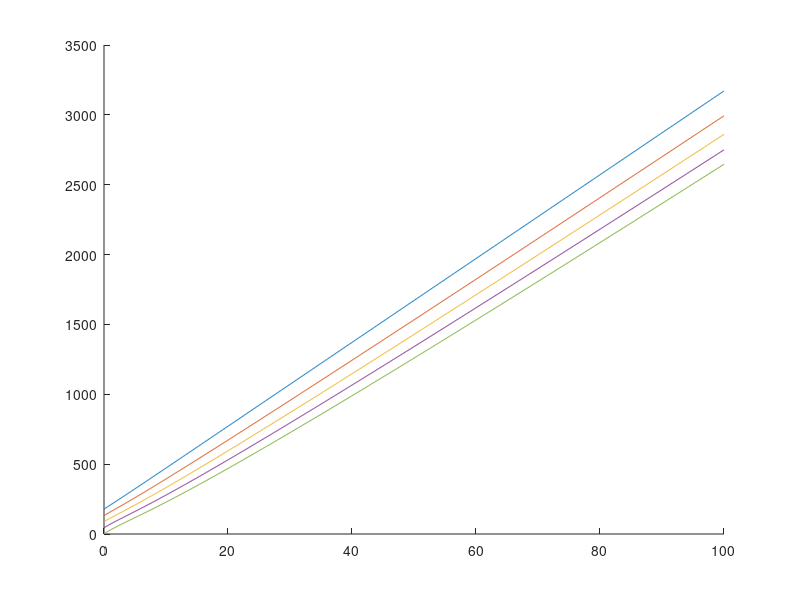
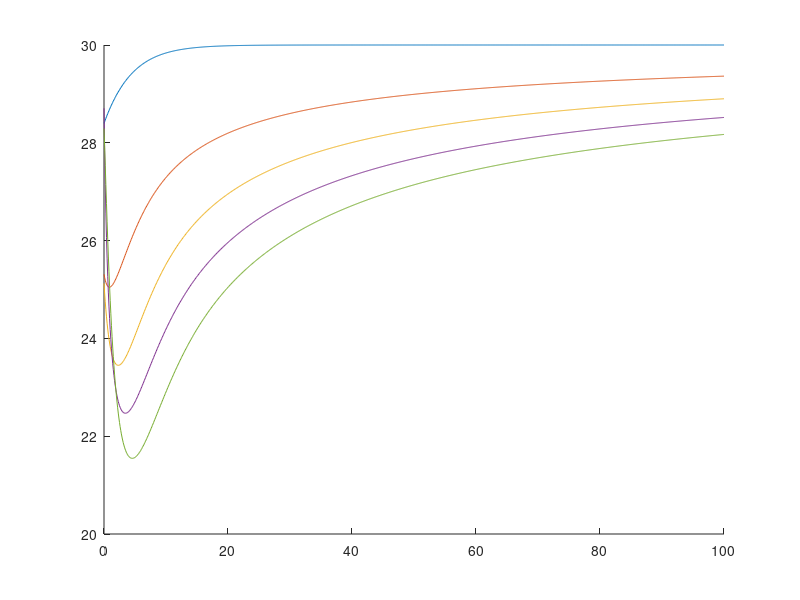
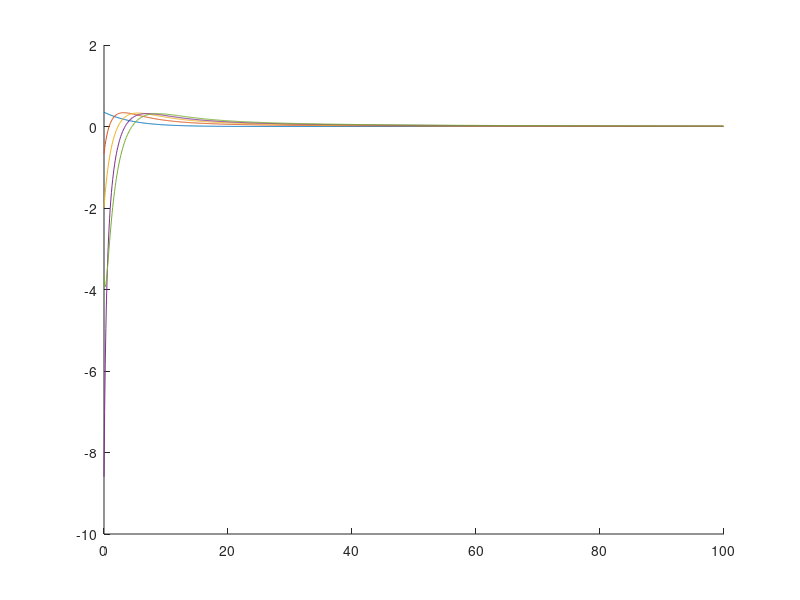

Recreate these plots in MATLAB, in order. (Note: this script raises an error after producing the figures.)


% In the following code I try to simulate human driven vehicle so that we
% can play with Bayesian Linear regression and see how it works. Because
% here we do not use VR, we need to generate vehicle trajectories (mimicing
% humans) in a different way. To do that, we use a car-following model.
% This model is the IDM model (you can google it). Here We will do a simple
% example considering only a single road. Not a merging. Next we initialize
% some parameters for our simulation. 

Simulation_time = 100;
time_step = 0.1;
N = round(Simulation_time / time_step);

v_des = 30;        % desired speed (m/s)
T = 1.5;           % time headway (s)
s0 = 4;            % minimum gap (m), a.k.a. s0 (your "gamma")
num_vehicles = 5;

% --- Initialize
vehicles = struct([]);
for i = 1:num_vehicles
    vehicles(i).id = i;
    vehicles(i).road = 1;

    % Preallocate trajectories
    vehicles(i).pos   = nan(1, N+1);
    vehicles(i).speed = nan(1, N+1);
    vehicles(i).acc   = nan(1, N+1);

    % Initial states
    vehicles(i).pos(1)   = (num_vehicles - i) * (40 + s0) + 4*rand(); % spaced back
    vehicles(i).speed(1) = 25 + (30-25)*rand();                      % 25–30 m/s
    vehicles(i).acc(1)   = 0;

    % IDM params (per vehicle)
    vehicles(i).a     = 2 + (5-2)*rand();     % max accel
    vehicles(i).b     = 1 + (4-1)*rand();     % comfortable decel
    vehicles(i).delta = 3 + (4-3)*rand();     % accel exponent (usually 4)
    vehicles(i).Length = 4 + (6-4)*rand();    % vehicle length (m)

    % Predecessor index (0 = no leader)
    vehicles(i).preceding_vehicle_index = i-1;
end
vehicles(1).preceding_vehicle_index = 0; % leader



% --- Simulation loop. This is the main loop where we update our vehicle
% trajerctories based on the IDM model. Play a little bit to see how each
% variable works. 

% As a next you need to define a trigger condition and based on available
% data train using BLR and predict. In the paper you can find some hint on
% how to select the number of data to train etc. But to make it
% simple you can say if a vehicle passes 60 meters in distance I train
% using data I have. Then we can do some comparisons how the amount of data
% can influence conservatism. 


for t = 1:N
    % Recompute order & predecessors each step (by position)
    [~, order] = sort(arrayfun(@(v) v.pos(t), vehicles), 'descend'); % larger x = ahead
    % Map: who is ahead of whom. We do that in order to easily identify the
    % preceding vehicle. We will do something similar when we have merging,
    % but it will not be the same. 
    inv_order = zeros(1,num_vehicles);
    inv_order(order) = 1:num_vehicles;
    for k = 1:num_vehicles
        rk = inv_order(k); % rank in sorted list
        if rk == 1
            vehicles(k).preceding_vehicle_index = 0; % no leader
        else
            leader_id = order(rk - 1);
            vehicles(k).preceding_vehicle_index = leader_id;
        end
    end

    % Update each vehicle
    for i = 1:num_vehicles
        
        v  = vehicles(i).speed(t);
        %the following 3 parameters are associated with some
        %characteristics of the vehicles (like maximum acceleration or
        %comfortable deceleration) and are used by the IDM model. The
        %parameter del does not have a physical interpretation. Look the
        %IDM model in google to see what this parameter does (it is not
        %important for now tho).
        a0 = vehicles(i).a;
        b0 = vehicles(i).b;
        del= vehicles(i).delta;


        %we check if there is a preceding vehicle. If it is not we need to
        %consider a special case of the IDM which is much simpler(see else)
        if vehicles(i).preceding_vehicle_index >= 1

    % we calculate some parameters needed for the IDM Model
            j = vehicles(i).preceding_vehicle_index;  % leader index
            vL = vehicles(j).speed(t);
            x  = vehicles(i).pos(t);
            xL = vehicles(j).pos(t);

            % actual net spacing s (subtract leader length)
            s  = xL - x - vehicles(j).Length;
            s  = max(s, 1e-3); % avoid divide-by-zero

            dv = v - vL; % positive if approaching
            s_star = s0 + v*T + (v * dv) / (2*sqrt(a0*b0));

            acc = a0 * ( 1 - (v / v_des)^del - (s_star / s)^2 );
        else
            % Leader uses free-road term only
            acc = a0 * ( 1 - (v / v_des)^del );
        end

        % we we update our vehicles state based on the acceleration we
        % obtain from the IDM model.
        vehicles(i).acc(t)     = acc;
        vehicles(i).speed(t+1) = max(0, v + time_step * acc);
        vehicles(i).pos(t+1)   = vehicles(i).pos(t) + time_step * v + 0.5 * time_step^2 * acc;
    end
end


% Here we plot!


figure(1);
hold on 

t=0:time_step:Simulation_time;

for i=1:num_vehicles
    plot(t,vehicles(i).pos);
end

hold off

figure(2);

hold on 

t=0:time_step:Simulation_time;

for i=1:num_vehicles
    plot(t,vehicles(i).speed);
end

hold off

figure(3);

hold on 

t=0:time_step:Simulation_time;

for i=1:num_vehicles
    plot(t,vehicles(i).acc);
end

hold off

%% --- STEP 2: Estimate Newell time-shift parameters τ from IDM trajectories ===
disp("Estimating Newell model parameters (τ) from IDM data...");

% === Basic settings ===
w = 10;                                % backward wave speed (m/s)
t = 0:time_step:Simulation_time;
Tlen = numel(t);
num_vehicles = numel(vehicles);

% === Build initial leader mapping among real HDVs ===
leaders = zeros(Tlen, num_vehicles);
for ti = 1:Tlen
    pos_t = arrayfun(@(v) v.pos(ti), vehicles);
    [~, order] = sort(pos_t, 'descend');  % larger x = ahead
    inv_order = zeros(1, num_vehicles);
    inv_order(order) = 1:num_vehicles;
    for k = 1:num_vehicles
        rk = inv_order(k);
        if rk == 1
            leaders(ti, k) = 0;           % frontmost car → no real leader
        else
            leaders(ti, k) = order(rk - 1);  % immediate car ahead
        end
    end
end

% === Convert HDV positions to matrix ===
P = cell2mat(arrayfun(@(v) v.pos(:), vehicles, 'uni', false));

% === Create virtual leader (Eq. 31–33) for the first HDV ===
split_idx = round(0.8 * Tlen);
tau_bar = 1.5;     % predefined offset  τ̄  ≥ 0
g0      = 10;      % anchor gap ahead of HDV 1  (m)
Pk      = P(:,1);  % HDV 1 trajectory

phi1 = mean(diff(Pk(1:split_idx)) ./ diff(t(1:split_idx)), 'omitnan');
phi1 = phi1(1);  % ensure scalar
% reference time  t0 = start of prediction window
t0   = t(split_idx+1);
% p0: anchor position (ahead of HDV 1 at hand-off)
p0   = Pk(split_idx+1) + g0;
phi0 = p0 - phi1*(t0 - tau_bar);
% virtual leader trajectory  p_{k′}(t) = phi1 * t + phi0
Pvirt0 = phi1 * t(:) + phi0;

% === Insert virtual leader into matrices ===
P = [Pvirt0, P];             % column 1 = virtual, then all real HDVs
num_all = num_vehicles + 1;

leaders_full = zeros(Tlen, num_all);
leaders_full(:,2:end) = leaders;  % shift right
leaders_full(:,1) = 0;            % virtual leader has none
leaders_full(:,2) = 1;            % HDV 1's leader is the virtual
leaders = leaders_full;

% === Split time horizons ===
t_train = t(1:split_idx);
t_test  = t(split_idx+1:end);

% === Pre-allocate taus for all vehicles (including virtual) ===
taus_all = nan(Tlen, num_all);

% === Estimate taus for every follower (including HDV 1 now) ===
for k = 2:num_all   % start at 2 → skip virtual leader itself
    j = leaders(1, k);
    if j < 0, continue; end
    Pj = P(:, j);          % leader trajectory (includes virtual)
    Pk = P(:, k);          % follower trajectory

    Fj = griddedInterpolant(t, Pj, 'pchip');  % smooth leader interp
    guess = 1.5;
    for ii = 1:split_idx
        fun = @(tau) Fj(t(ii)-tau) - w*tau - Pk(ii);
        try
            taus_all(ii, k) = fzero(fun, guess);
            guess = max(0.2, min(3.0, taus_all(ii, k)));
        catch
            taus_all(ii, k) = NaN;
        end
    end
end

disp("tau estimation complete (training 80%, with virtual leader for HDV1).");


%% === STEP 3: BLR training using estimated Newell parameters (τ) ===
disp("Starting BLR training using Newell model parameters...");

% ---- 1. Build dataset from tau estimates ----
[X_all, Y_all] = make_blr_dataset(t, P, leaders, taus_all);

% Remove NaNs (missing samples)
valid_idx = all(isfinite([X_all Y_all]), 2);
X_all = X_all(valid_idx, :);
Y_all = Y_all(valid_idx, :);

% ---- 2. Split into training (80%) and testing (20%) ----
N_all = size(X_all, 1);
N_train = floor(0.8 * N_all);

X_train = X_all(1:N_train, :);
Y_train = Y_all(1:N_train, :);
X_test  = X_all(N_train+1:end, :);
Y_test  = Y_all(N_train+1:end, :);

fprintf("BLR dataset size: %d total, %d train, %d test\n", ...
        N_all, N_train, N_all - N_train);

% ---- 3. Fit BLR model ----
blr_model = blr_fit(X_train, Y_train);
disp("BLR model trained successfully.");
disp("Posterior mean coefficients:");
disp(blr_model.mu.');

% ---- 4. Evaluate on test data (no plotting yet) ----
% Safely match dimensions
n_feat = size(blr_model.mu, 1);
if size(X_test, 2) < n_feat
    X_test = [X_test, zeros(size(X_test,1), n_feat - size(X_test,2))];
elseif size(X_test, 2) > n_feat
    X_test = X_test(:, 1:n_feat);
end

[m_tau, v_tau] = blr_predict(blr_model, X_test);

fprintf("Predicted τ stats (test set): mean = %.3f, std = %.3f\n", ...
        mean(m_tau, 'omitnan'), std(m_tau, 'omitnan'));

% =======================
% Helper functions
% =======================
function [X,Y] = make_blr_dataset(t,P,leaders,taus)
    [T,N] = size(P); X=[]; Y=[];
    for k=2:N
        idx=find(~isnan(taus(:,k)));
        for i=idx(:).'
            j=leaders(i,k); if j==0, continue; end
            X(end+1,:)=[1, P(i,k), P(i,j)];
            Y(end+1,1)=taus(i,k);
        end
    end
end

function model = blr_fit(X,Y)
    [N,M]=size(X);
    alpha=1e-3; 
    beta=1/var(Y);
    I=eye(M);
    for it=1:200
        S=inv(alpha*I+beta*(X.'*X));
        mu=beta*S*(X.'*Y);
        gamma=sum(1-alpha*diag(S));
        alpha_new=gamma/(mu.'*mu);
        err=Y-X*mu;
        beta_new=(N-gamma)/(err.'*err);
        if max(abs([alpha_new-alpha,beta_new-beta]))<1e-6, break; end
        alpha=alpha_new; beta=beta_new;
    end
    model.mu=mu; model.S=S; model.alpha=alpha; model.beta=beta;
end

function [m,v] = blr_predict(model,Xstar)
    % safe BLR prediction
    if isempty(Xstar)
        m = NaN; v = NaN; return;
    end
    m = Xstar * model.mu;
    v = sum((Xstar * model.S) .* Xstar, 2) + 1/model.beta;
end

%% === STEP 4: Predict follower trajectories (test 20%) ===
disp("Step 4: Predicting follower trajectories (80/20)...");

% ---- 1) Define test window ----
Tlen      = numel(t);
split_idx = round(0.8 * Tlen);
t_test    = t(split_idx+1:end);
P_test    = P(split_idx+1:end, :);
leaders_test = leaders(split_idx+1:end, :);

% ---- 2) Build BLR design matrix for test (DO NOT filter by tau) ----
[X_test, row_i, row_k, row_j] = make_X_with_map(P_test, leaders_test);

% Match feature dims to trained BLR
n_feat = size(blr_model.mu, 1);
if size(X_test,2) < n_feat
    X_test = [X_test, zeros(size(X_test,1), n_feat - size(X_test,2))];
elseif size(X_test,2) > n_feat
    X_test = X_test(:, 1:n_feat);
end

% ---- 3) Predict tau-hat on test rows ----
[m_tau, v_tau] = blr_predict(blr_model, X_test);

% ---- 4) Reconstruct follower positions via Newell on test window ----
P_pred = nan(size(P_test));                 % same size as test window
Ttest  = numel(t_test);
Nveh   = size(P_test,2);

for r = 1:numel(m_tau)
    if r>numel(row_i) || r>numel(row_k) || r>numel(row_j), continue; end
    ii = row_i(r);  k = row_k(r);  j = row_j(r);
    if ii<1 || ii>Ttest || j<1 || j>Nveh || k<1 || k>Nveh, continue; end
    if ~isfinite(m_tau(r)), continue; end

    % Interpolate leader on FULL timeline (so t_test(ii)-tau can look back)
    Fj = griddedInterpolant(t, P(:,j), 'pchip');
    t_query = t_test(ii) - m_tau(r);
    if t_query < t(1) || t_query > t(end), continue; end

    P_pred(ii,k) = Fj(t_query) - w * m_tau(r);
end

disp("Step 4 complete: P_pred now holds predicted follower trajectories for test window.");

% ---------- helper (no tau gating) ----------
function [X, row_i, row_k, row_j] = make_X_with_map(Pseg, leaders_seg)
    [Tseg,N] = size(Pseg);
    X = []; row_i = []; row_k = []; row_j = [];
    for k = 2:N
        for i = 1:Tseg
            j = leaders_seg(i,k);
            if j<=0, continue; end
            X(end+1,:)   = [1, Pseg(i,k), Pseg(i,j)]; %#ok<AGROW>
            row_i(end+1) = i;                         %#ok<AGROW>
            row_k(end+1) = k;                         %#ok<AGROW>
            row_j(end+1) = j;                         %#ok<AGROW>
        end
    end
end


%% === Continuous full trajectory plot with 0.1s left-shift for prediction ===
k = 5;  % k = 0 is virtual, [1,num_all] is the corresponding vehicle from 0 to num_vehicle
figure; hold on;

% --- Full true trajectory (0–100 s) ---
plot(t, P(:,k), 'k', 'LineWidth', 1.6);  % continuous actual line

% --- Predicted trajectory (shifted left to align smoothly) ---
first_valid = find(~isnan(P_pred(:,k)), 1, 'first');
if ~isempty(first_valid)
    % Align starting point with true trajectory at cutoff
    offset = P(split_idx, k) - P_pred(first_valid, k);
    P_pred(:,k) = P_pred(:,k) + offset;

    dt = time_step;
    t_pred_raw = t(split_idx+1:end) - dt;  % shift 0.1s earlier

    % Interpolate to smooth time domain
    t_pred = linspace(t(split_idx), t(end), numel(t_pred_raw));
    P_pred_interp = interp1(t_pred_raw, P_pred(:,k), t_pred, 'linear', 'extrap');

    % --- Compute 95% confidence band (propagating tau uncertainty) ---
    % v_tau corresponds to rows of X_test (test dataset)
    % Match length via interpolation
    sigma_tau = sqrt(v_tau);
    sigma_tau_interp = interp1(linspace(t(split_idx), t(end), numel(sigma_tau)), ...
                               sigma_tau, t_pred, 'linear', 'extrap');

    sigma_p = w * sigma_tau_interp;  % convert tau std to position std
    P_high = P_pred_interp + 1.96 * sigma_p;
    P_low  = P_pred_interp - 1.96 * sigma_p;

    % --- Plot predicted mean and confidence band ---
    fill([t_pred fliplr(t_pred)], [P_high fliplr(P_low)], ...
         [1 0.8 0.8], 'EdgeColor', 'none', 'FaceAlpha', 0.4); % shaded CI
    plot(t_pred, P_pred_interp, 'r--', 'LineWidth', 1.6);
end

% --- Mark cutoff ---
xline(t(split_idx), ':b', 'LineWidth', 1.0);
text(t(split_idx)+0.3, P(split_idx,k), 'cutoff →', 'Color', 'b');

xlabel('Time (s)');
ylabel('Position (m)');
legend('True (IDM)', 'Predicted (BLR+Newell)', '95% CI', 'Cutoff', ...
       'Location', 'northwest');
title(sprintf('Vehicle %d: BLR Prediction with 95%% Confidence Interval', k));
grid on;
hold off;

%% === Plot all trajectories (virtual leader + all HDVs) ===
figure; hold on;

% --- Color setup ---
base_colors = lines(num_all);
lw_true = 1.8;
lw_pred = 1.4;
alpha_light = 0.4;

% --- Store plot handles for accurate legend ---
plot_handles = [];
plot_labels = {};

% --- 1. True trajectories (solid) ---
for k = 1:num_all
    h_true = plot(t, P(:,k), '-', 'Color', base_colors(k,:), 'LineWidth', lw_true);
    if k == 1
        lbl = 'Virtual Leader (True)';
    else
        lbl = sprintf('HDV %d (True)', k-1);
    end
    plot_handles(end+1) = h_true;
    plot_labels{end+1} = lbl;
end

% --- 2. Predicted trajectories (lighter + dotted) ---
dt = time_step;
t_pred_raw = t(split_idx+1:end) - dt;
t_pred = linspace(t(split_idx), t(end), numel(t_pred_raw));

for k = 2:num_all
    first_valid = find(~isnan(P_pred(:,k)), 1, 'first');
    if isempty(first_valid), continue; end
    offset = P(split_idx, k) - P_pred(first_valid, k);
    P_pred(:,k) = P_pred(:,k) + offset;
    P_pred_interp = interp1(t_pred_raw, P_pred(:,k), t_pred, 'linear', 'extrap');
    
    light_color = base_colors(k,:) + (1 - base_colors(k,:)) * (1 - alpha_light);
    h_pred = plot(t_pred, P_pred_interp, ':', 'Color', light_color, 'LineWidth', lw_pred);
    
    plot_handles(end+1) = h_pred;
    plot_labels{end+1} = sprintf('HDV %d (Predicted)', k-1);
end

% --- 3. Cutoff marker ---
xline(t(split_idx), '--k', 'LineWidth', 1.0);
text(t(split_idx)+0.3, max(P(end,:))*0.98, 'Training / Prediction Split', ...
    'Color', 'k', 'FontSize', 9, 'FontWeight', 'bold');

% --- 4. Labels & legend ---
xlabel('Time (s)');
ylabel('Position (m)');
title('Vehicle Trajectories: True (Solid) vs Predicted (Light Dotted)');
grid on;

legend(plot_handles, plot_labels, 'Location', 'northwest', 'NumColumns', 2);
hold off;
